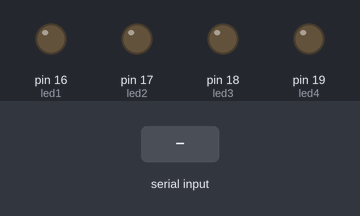
The sketch below on a simulated Arduino Uno, built with avr-gcc and run on an emulated ATmega328P. Shown: output pins drawn as LEDs (lit = HIGH). The inputs (shaded band) are chosen by the test bench. What the sketch prints to the serial monitor is not drawn.

Above: at 1.2 s.
1.3 s: "ON\n" received over Serial
At 2.5 s:
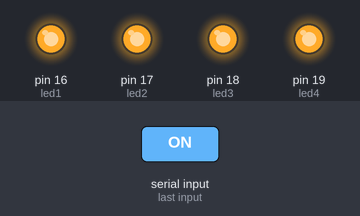
2.8 s: "OFF\n" received over Serial
At 3.9 s:
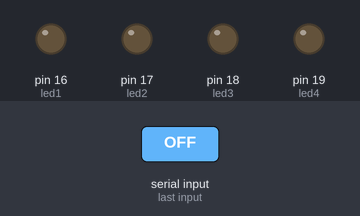
Timing chart, 0 to 5.8 s (numbered marks = the images above; inputs shaded):
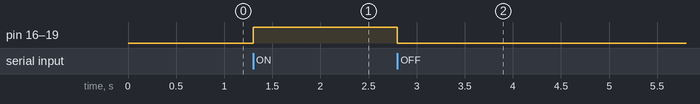

The sketch:

exp3.ino
```cpp
// تعريف منافذ الليدات
const int led1 = 16;
const int led2 = 17;
const int led3 = 18;
const int led4 = 19;

void setup() {
  Serial.begin(115200); // بدء الاتصال التسلسلي

  // إعداد المنافذ كمخارج
  pinMode(led1, OUTPUT);
  pinMode(led2, OUTPUT);
  pinMode(led3, OUTPUT);
  pinMode(led4, OUTPUT);

  // إطفاء جميع الليدات في البداية
  digitalWrite(led1, LOW);
  digitalWrite(led2, LOW);
  digitalWrite(led3, LOW);
  digitalWrite(led4, LOW);

  Serial.println("اكتب ON لتشغيل الليدات، أو OFF لإطفائها");
}

void loop() {
  if (Serial.available()) {
    String command = Serial.readStringUntil('\n'); // قراءة الأمر من المستخدم
    command.trim(); // إزالة الفراغات والأسطر الزائدة

    if (command == "ON") {
      // تشغيل كل الليدات
      digitalWrite(led1, HIGH);
      digitalWrite(led2, HIGH);
      digitalWrite(led3, HIGH);
      digitalWrite(led4, HIGH);
      Serial.println("ALL Leds are ON");
    }

    if (command == "OFF") {
      // إطفاء كل الليدات
      digitalWrite(led1, LOW);
      digitalWrite(led2, LOW);
      digitalWrite(led3, LOW);
      digitalWrite(led4, LOW);
      Serial.println("ALL Leds are OFF");
    }
  }
}
```

Measured:
- after the input at 1.3 s, pin 16 (led1), pin 17 (led2), pin 18 (led3), pin 19 (led4): LOW → HIGH at once
- after the input at 2.8 s, pin 16 (led1), pin 17 (led2), pin 18 (led3), pin 19 (led4): HIGH → LOW at once
